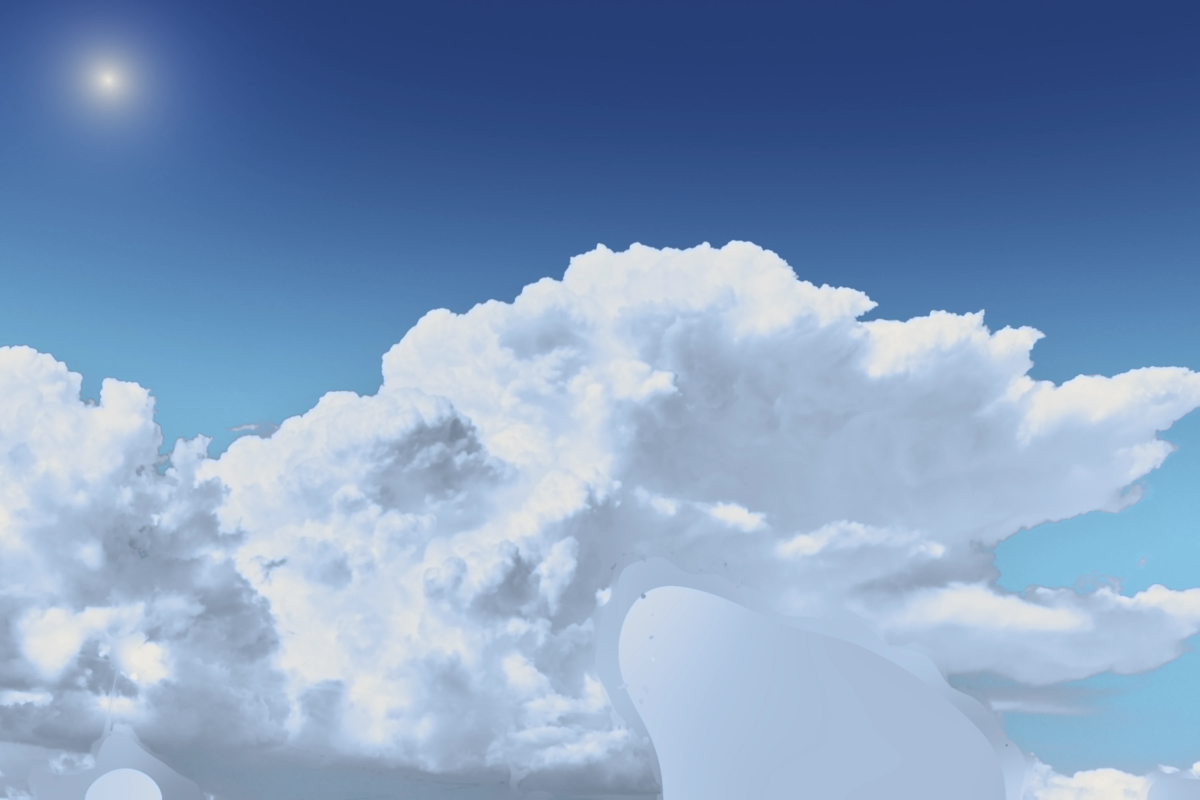
#> input picture tools/depth/bakes/kaze/sky_print.webp, 3600 x 2400 px (shown at 1/3 size)
$ python passes-sky.py kaze/sky_print.webp
#> lines starting #> are read from the running program, lines starting #| are printed output that depends on the picture; after the words box and inside, x2 and y2 are one past the last pixel; in counts of white or black regions, pixels touching at a corner belong together
# Bake the sky dome for the `passes` lab piece: a photographed summer cumulus
# sky that replaces the plate's flat sky inside the sky matte.
#
# Source: Poly Haven, "Kloofendal 48d Partly Cloudy (Pure Sky)", Greg Zaal and
# Jarod Guest, CC0 (https://polyhaven.com/a/kloofendal_48d_partly_cloudy_puresky).
#   curl -o $B/sky_8k.hdr https://dl.polyhaven.org/file/ph-assets/HDRIs/hdr/8k/kloofendal_48d_partly_cloudy_puresky_8k.hdr
#   python3 -I tools/depth/bakes/passes-sky.py $B/sky_8k.hdr
#
# Output in public/lab/passes, the upper hemisphere as equirects, 8192 x 2048:
# u = azimuth (a full turn, left to right as seen from inside), v = 0 at the
# zenith to 1 at the horizon. Radiance is normalised so the open blue sky is
# near 1, then split in float into the open sky's blue (a fixed chroma, BLUE,
# times an amount) and what the clouds and the haze round the sun add over it,
# so the shader can grade the two apart without 8-bit and codec error in the
# blue being multiplied up into the clouds:
#   sky-cloud.avif  the clouds, RGB, stored y = (x / (x + 4)) ^ (1 / 2.2) so
#                   they keep their range and the sun's glow survives
#   sky-blue.avif   the blue's amount, grey, stored y = (x / (x + 1)) ^ (1 / 2.2)
# The shader inverts with x = K s / (1 - s), s = y ^ 2.2. AVIF at 4:4:4, since
# chroma subsampling leaves blocks along the cloud edges.
# Prints where the HDRI's own sun stands: the engine's SKY_U and DOME_SUN.
import os
import sys

import cv2
import numpy as np
from PIL import Image

SRC = sys.argv[1] if len(sys.argv) > 1 else '/tmp/claude-0/climb/passes/dl/kloofendal_8k.hdr'
ROOT = os.path.abspath(os.path.join(os.path.dirname(os.path.abspath(__file__)), '..', '..', '..'))
OUT = os.path.join(ROOT, 'public/lab/passes')
# The open sky's chroma, luma 1: the engine's SKY_BLUE.
BLUE = np.array([0.72, 1.0, 1.79], np.float32)

a = cv2.imread(SRC, cv2.IMREAD_ANYDEPTH | cv2.IMREAD_COLOR)[..., ::-1].astype(np.float32)
H, W, _ = a.shape
#> H = 2400; W = 3600
L = a @ np.array([0.2126, 0.7152, 0.0722], np.float32)

# The sun: the centroid of its core.
ys, xs = np.nonzero(L > L.max() * 0.2)
print(f'sun: u {xs.mean() / W:.4f}, elevation {90 - (ys.mean() + 0.5) / H * 180:.2f} deg')
#| sun: u 0.4999, elevation 0.00 deg

# Normalise on the open blue sky between 30 and 80 degrees up, the band the
# camera sees: saturated pixels only, so the clouds do not count.
top = a[: H // 2]
r0, r1 = int((90 - 80) / 180 * H), int((90 - 30) / 180 * H)
#> r0 = 133; r1 = 800
band = top[r0:r1]
mx, mn = band.max(-1), band.min(-1)
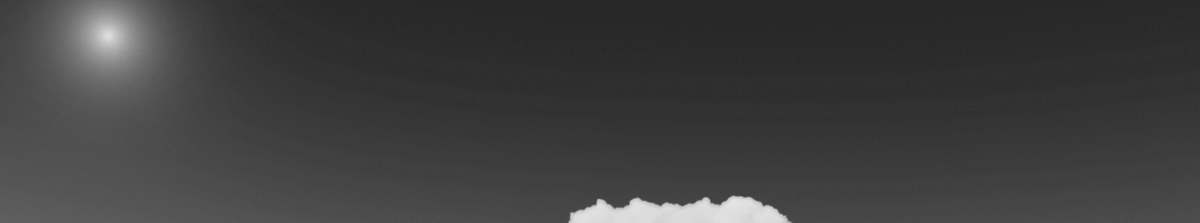
#> mn: shape (667, 3600) float32 (shown at 1/3 size); min 38, max 228, mean 62.1
blue = (1 - mn / np.maximum(mx, 1e-6)) > 0.55
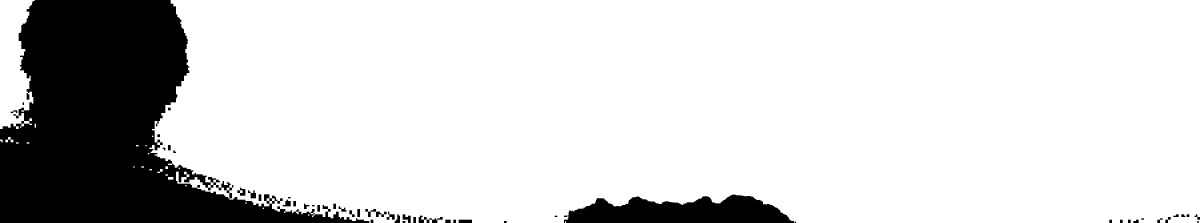
#> blue: shape (667, 3600) bool (shown at 1/3 size); 83.3% white; 50 black regions (3 under 20 px), largest, box (x1, y1, x2, y2) and area: (0, 0, 1108, 667) 353646, (1692, 584, 2382, 667) 39966, (1256, 647, 1328, 667) 624
ref = float(np.median(L[: H // 2][r0:r1][blue]))
#> ref = 81.17
print(f'blue sky luminance {ref:.4f}')
#| blue sky luminance 81.1678

x = np.maximum(top / ref, 0)
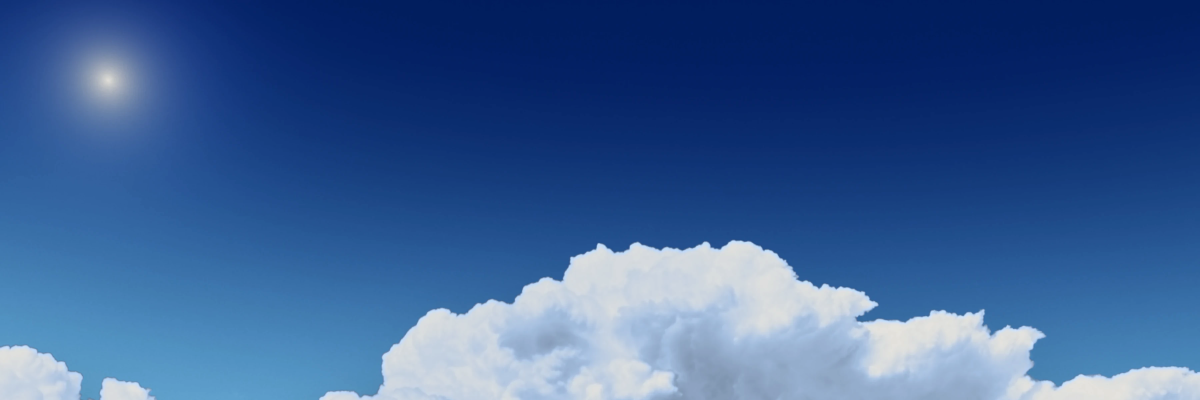
#> x: shape (1200, 3600, 3) float32 (shown at 1/3 size); mean R, G, B 1.08, 1.46, 2.06; drawn with min black and max white
beta = np.maximum((x[..., 2] - x[..., 0]) / (BLUE[2] - BLUE[0]), 0)
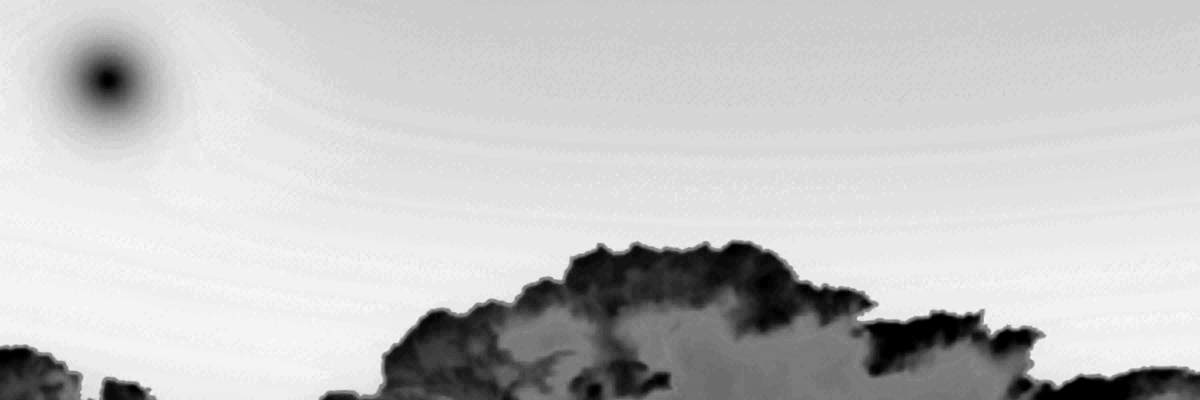
#> beta: shape (1200, 3600) float32 (shown at 1/3 size); min 0, max 1.15, mean 0.893; drawn with min black and max white
cloud = np.maximum(x - beta[..., None] * BLUE, 0)
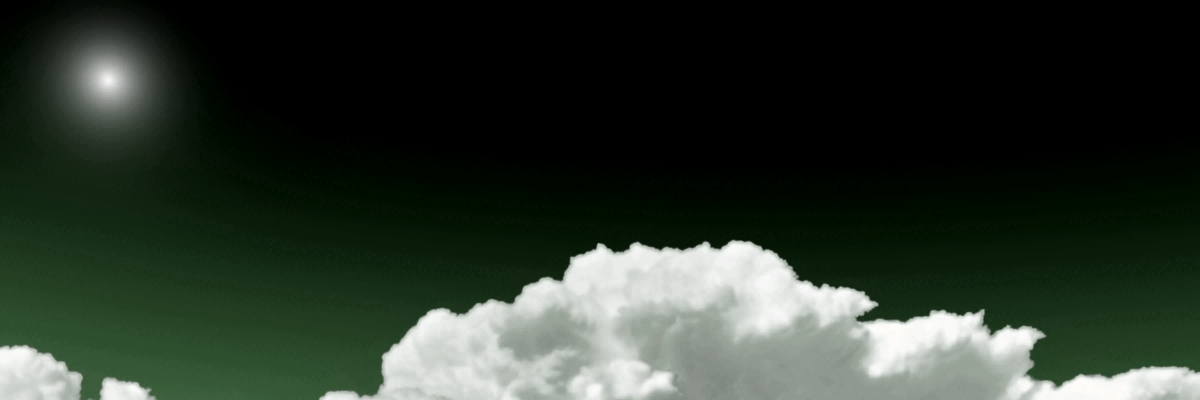
#> cloud: shape (1200, 3600, 3) float32 (shown at 1/3 size); mean R, G, B 0.492, 0.603, 0.491; drawn with min black and max white


def enc(v, k):
    return np.round(np.clip(v / (v + k), 0, 1) ** (1 / 2.2) * 255).astype(np.uint8)


for name, img in (('sky-cloud.avif', Image.fromarray(enc(cloud, 4.0))), ('sky-blue.avif', Image.fromarray(enc(beta, 1.0)))):
    if img.size != (8192, 2048):
        img = img.resize((8192, 2048), Image.LANCZOS)
    img.save(f'{OUT}/{name}', quality=85, subsampling='4:4:4')
    print(name, os.path.getsize(f'{OUT}/{name}') // 1024, 'KB')
#> this loop made 2 passes
#> name on passes 1 to 2: 'sky-cloud.avif', 'sky-blue.avif'
#| sky-cloud.avif 891 KB
#| sky-blue.avif 645 KB
#> pass 1, `img = img.resize((8192, 2048), Image.LANCZOS)`:
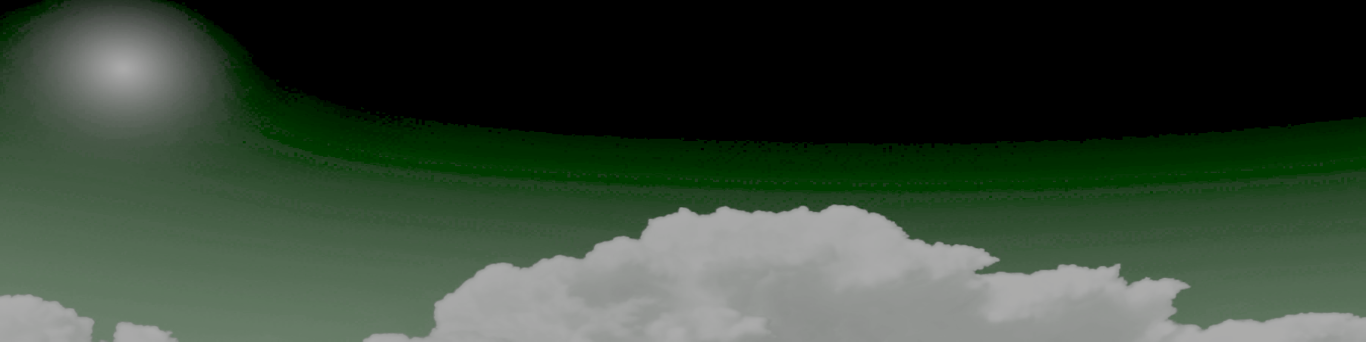
#> img: PIL image 8192x2048 RGB (shown at 1/6 size); mean R, G, B 53.9, 68.5, 53.9
#> pass 2, `img = img.resize((8192, 2048), Image.LANCZOS)`:
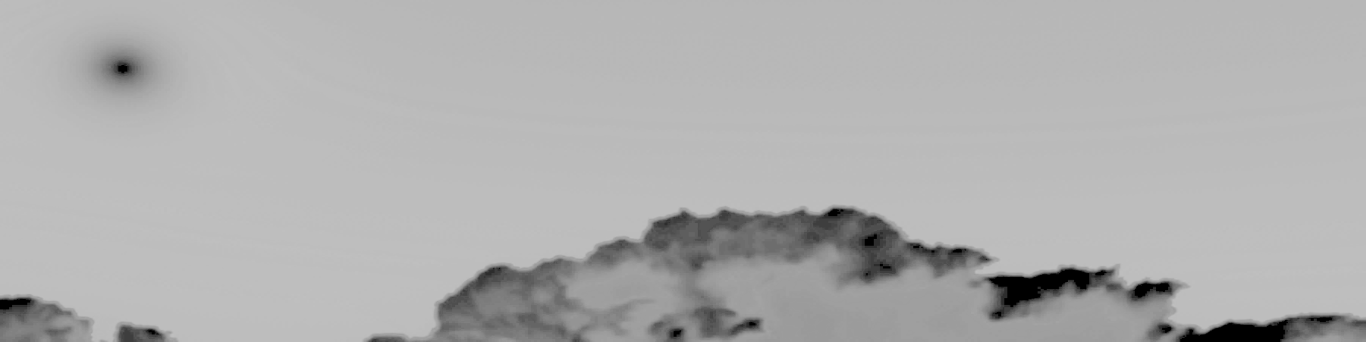
#> img: PIL image 8192x2048 L (shown at 1/6 size); min 0, max 192, mean 175.3
